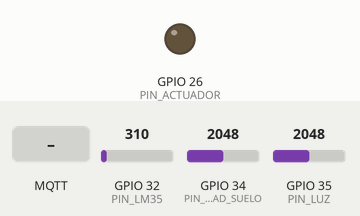
This sketch was run on a simulated ESP32. On the bench: output pins drawn as LEDs (lit = HIGH). Inputs (shaded band) come from the test bench; at power-on: GPIO 32 (PIN_LM35) = 310, GPIO 34 (PIN_HUMEDAD_SUELO) = 2048, GPIO 35 (PIN_LUZ) = 2048 (analog values on the 0–4095 scale). WiFi joins after 1.5 s; servers stay silent unless stated; the local clock reads 2024-03-15 10:24:30 at power-on unless the sketch sets it; no MQTT or app messages arrive unless stated; what the sketch prints to the serial monitor is not drawn.

Above: at 2.7 s.
2.8 s: MQTT message "ON" arrives on the first subscribed topic
At 3.5 s:
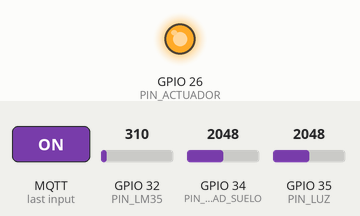
4.3 s: MQTT message "OFF" arrives on the first subscribed topic
At 4.6 s:
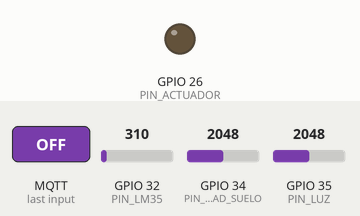
Timing chart, 0 to 7.3 s (numbered marks = the images above; inputs shaded):
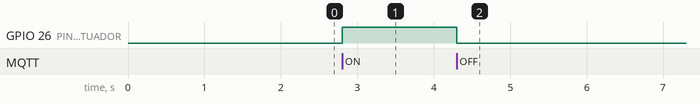

The sketch:

invernadero.ino
```cpp
#include <WiFi.h>
#include <PubSubClient.h>
#include <time.h>
#include <sys/time.h>

const char* WIFI_SSID = "Totalplay-2.4G-4a08";
const char* WIFI_PASSWORD = "nVm2476ndThz4EfM";
const char* MQTT_HOST = "192.168.100.17"; // IP LAN Mosquitto
const int MQTT_PORT = 1883;

const char* TOPIC_TELEMETRIA = "invernadero/telemetria";
const char* TOPIC_CONTROL = "invernadero/control";

const int PIN_HUMEDAD_SUELO = 34; // Potenciómetro / HW-390
const int PIN_LUZ = 35;           // LDR Casera
const int PIN_LM35 = 32;          // LM35 Temperatura
const int PIN_ACTUADOR = 26;      // Salida lógica para actuación (LED / Relé)

unsigned long SEND_INTERVAL_MS = 500; // Intervalo de envío (ensayar 100, 500 y 1000 ms)

WiFiClient net;
PubSubClient mqtt(net);
unsigned long lastSend = 0;
uint32_t sequenceId = 0;

long epochMillis() {
  struct timeval tv;
  gettimeofday(&tv, nullptr);
  if (tv.tv_sec < 1700000000) return 0; // Reloj aún no sincronizado por NTP
  return (long)((long long)tv.tv_sec * 1000LL + tv.tv_usec / 1000);
}

void callback(char* topic, byte* payload, unsigned int len) {
  String msg;
  for (unsigned int i = 0; i < len; i++) msg += (char)payload[i];

  if (String(topic) == TOPIC_CONTROL) {
    Serial.printf("Comando de control recibido: %s\n", msg.c_str());
    if (msg.indexOf("\"value\":true") >= 0 || msg.indexOf("ON") >= 0) {
      digitalWrite(PIN_ACTUADOR, HIGH);
      Serial.println("-> Actuador ENCENDIDO");
    }
    else if (msg.indexOf("\"value\":false") >= 0 || msg.indexOf("OFF") >= 0) {
      digitalWrite(PIN_ACTUADOR, LOW);
      Serial.println("-> Actuador APAGADO");
    }
  }
}

void connectWiFi() {
  if (WiFi.status() == WL_CONNECTED) return;
  WiFi.mode(WIFI_STA);
  WiFi.begin(WIFI_SSID, WIFI_PASSWORD);

  unsigned long start = millis();
  while (WiFi.status() != WL_CONNECTED && millis() - start < 20000) {
    delay(500);
    Serial.print(".");
  }

  if (WiFi.status() == WL_CONNECTED) {
    Serial.println("\nWiFi Conectado!");
    Serial.print("IP ESP32: ");
    Serial.println(WiFi.localIP());
    configTime(-6 * 3600, 0, "pool.ntp.org", "time.nist.gov");
  }
}

void connectMQTT() {
  while (!mqtt.connected()) {
    Serial.print("Conectando a Broker MQTT...");
    if (mqtt.connect("ESP32_INVERNADERO_01")) {
      Serial.println(" Conectado!");
      mqtt.subscribe(TOPIC_CONTROL);
    } else {
      Serial.printf(" Falló rc=%d; reintento en 2s\n", mqtt.state());
      delay(2000);
      if (WiFi.status() != WL_CONNECTED) connectWiFi();
    }
  }
}

void setup() {
  Serial.begin(115200);
  pinMode(PIN_ACTUADOR, OUTPUT);
  digitalWrite(PIN_ACTUADOR, LOW);

  analogReadResolution(12);
  connectWiFi();

  mqtt.setServer(MQTT_HOST, MQTT_PORT);
  mqtt.setCallback(callback);
  mqtt.setBufferSize(512);
}

void loop() {
  if (WiFi.status() != WL_CONNECTED) connectWiFi();
  if (!mqtt.connected()) connectMQTT();
  mqtt.loop();

  unsigned long now = millis();
  if (now - lastSend >= SEND_INTERVAL_MS) {
    lastSend = now;

    int rawSoil = analogRead(PIN_HUMEDAD_SUELO);
    int rawLight = analogRead(PIN_LUZ);
    int rawTemp = analogRead(PIN_LM35);

    float soilPct = constrain(100.0f * (4095.0f - rawSoil) / 4095.0f, 0.0f, 100.0f);
    float lightPct = constrain((rawLight / 4095.0f) * 100.0f, 0.0f, 100.0f);
    float tempC = ((rawTemp / 4095.0f) * 3300.0f) / 10.0f; // LM35: 10mV/°C

    long sentEpoch = epochMillis();

    char payload[384];
    snprintf(payload, sizeof(payload),
      "{\"node_id\":\"ESP32_INVERNADERO_01\",\"sequence_id\":%lu,"
      "\"timestamp_ms\":%lu,\"sent_at_epoch_ms\":%ld,"
      "\"data\":{\"humedad_suelo_pct\":%.2f,\"luz_pct\":%.2f,\"temperatura_c\":%.2f}}",
      (unsigned long)sequenceId++, now, sentEpoch, soilPct, lightPct, tempC);

    bool ok = mqtt.publish(TOPIC_TELEMETRIA, payload);
    Serial.printf("Publish [%s] ID:%lu -> %s\n", ok ? "OK" : "ERROR", sequenceId - 1, payload);
  }
}
```

Measured:
- after the input at 2.8 s, GPIO 26 (PIN_ACTUADOR): LOW → HIGH at once
- after the input at 4.3 s, GPIO 26 (PIN_ACTUADOR): HIGH → LOW at once
